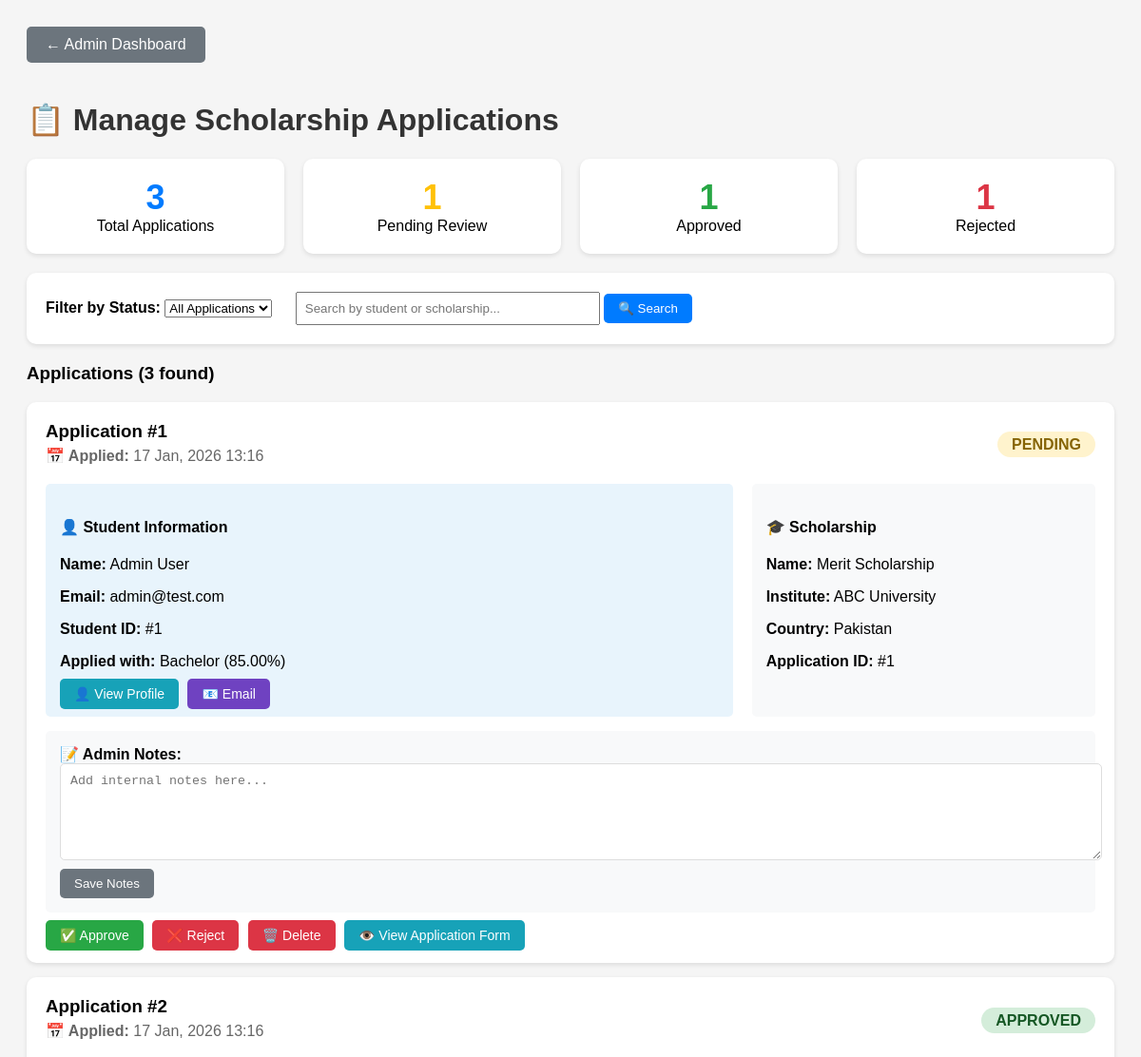
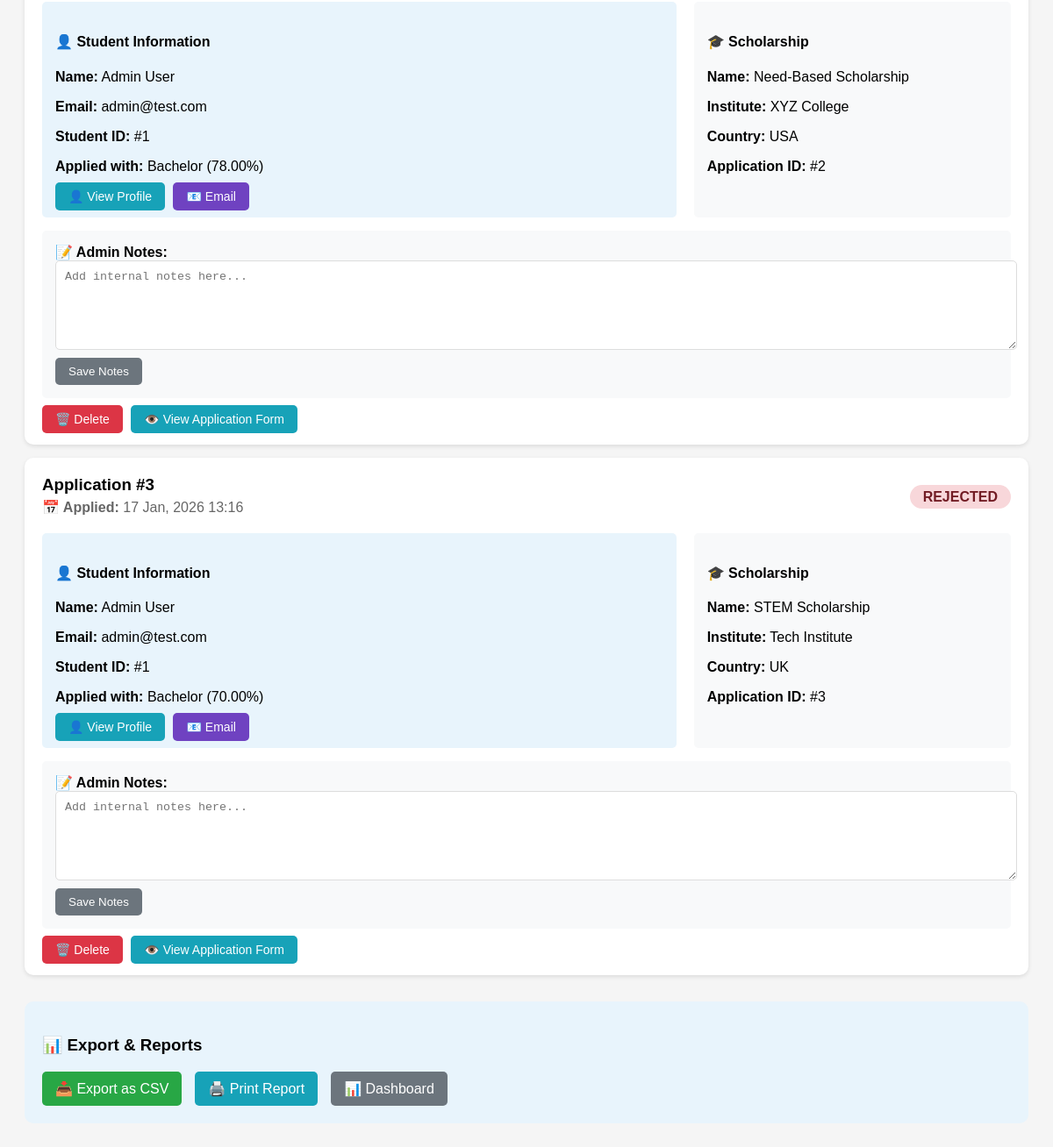
Page /view_applications.php on the committed database (2 pictures, top to bottom).
### tables this page shows
CREATE TABLE `applications` (
  `application_id` int(11) NOT NULL,
  `student_id` int(11) NOT NULL,
  `scholarship_id` int(11) NOT NULL,
  `application_date` timestamp NOT NULL DEFAULT current_timestamp(),
  `status` enum('pending','approved','rejected','under_review') DEFAULT 'pending',
  `applied_percentage` decimal(5,2) DEFAULT NULL,
  `applied_degree` varchar(50) DEFAULT NULL,
  `additional_info` text DEFAULT NULL,
  `admin_notes` text DEFAULT NULL
);

CREATE TABLE `users` (
  `user_id` int(11) NOT NULL,
  `name` varchar(100) NOT NULL,
  `email` varchar(100) NOT NULL,
  `cnic` varchar(20) DEFAULT NULL,
  `password` varchar(255) NOT NULL,
  `user_type` enum('admin','student','reviewer') DEFAULT 'student',
  `created_at` timestamp NOT NULL DEFAULT current_timestamp()
);

CREATE TABLE `scholarships` (
  `scholarship_id` int(11) NOT NULL,
  `name` varchar(200) NOT NULL,
  `institute` varchar(200) DEFAULT NULL,
  `country` varchar(100) DEFAULT NULL,
  `degree` varchar(50) DEFAULT NULL,
  `min_percentage` decimal(5,2) DEFAULT NULL,
  `benefits` text DEFAULT NULL,
  `deadline` date DEFAULT NULL,
  `description` text DEFAULT NULL,
  `created_at` timestamp NOT NULL DEFAULT current_timestamp()
);

### view_applications.php (the view, shortened to what this page needs)
<?php
include '../db.php';
$status_filter = $_GET['status'] ?? 'all';
$where = "1=1";
$search = $_GET['search'] ?? '';
$sql = "SELECT a.*, s.name as scholarship_name, s.institute, s.country,
               u.name as student_name, u.email as student_email, u.user_id as student_id
        FROM applications a
        JOIN scholarships s ON a.scholarship_id = s.scholarship_id
        JOIN users u ON a.student_id = u.user_id
        WHERE $where
        ORDER BY a.application_date DESC";
$result = mysqli_query($conn, $sql);
$total_applications = mysqli_num_rows($result);
$stats_sql = "SELECT
    COUNT(*) as total,
    SUM(CASE WHEN status = 'pending' THEN 1 ELSE 0 END) as pending,
    SUM(CASE WHEN status = 'approved' THEN 1 ELSE 0 END) as approved,
    SUM(CASE WHEN status = 'rejected' THEN 1 ELSE 0 END) as rejected
    FROM applications";
$stats_result = mysqli_query($conn, $stats_sql);
$stats = mysqli_fetch_assoc($stats_result);
?>
<!DOCTYPE html>
<html>
<head>
</head>
<body>
    <div class="container">
        <a href="dashboard.php" class="back-btn">← Admin Dashboard</a>
        <h1>📋 Manage Scholarship Applications</h1>
        <div class="stats">
            <div class="stat-box">
                <div class="stat-number" style="color: #007bff;"><?php echo $stats['total']; ?></div>
                <div>Total Applications</div>
            </div>
            <div class="stat-box">
                <div class="stat-number" style="color: #ffc107;"><?php echo $stats['pending']; ?></div>
                <div>Pending Review</div>
            </div>
            <div class="stat-box">
                <div class="stat-number" style="color: #28a745;"><?php echo $stats['approved']; ?></div>
                <div>Approved</div>
            </div>
            <div class="stat-box">
                <div class="stat-number" style="color: #dc3545;"><?php echo $stats['rejected']; ?></div>
                <div>Rejected</div>
            </div>
        </div>
        <div class="filter-bar">
            <form method="GET">
                <strong>Filter by Status:</strong>
                <select name="status" onchange="this.form.submit()">
                    <option value="all" <?php echo $status_filter == 'all' ? 'selected' : ''; ?>>All Applications</option>
                </select>
                <input type="text" name="search" placeholder="Search by student or scholarship..."
                       value="<?php echo htmlspecialchars($search); ?>" style="margin-left: 20px; padding: 8px; width: 300px;">
                <button type="submit" style="background: #007bff; color: white; padding: 8px 15px; border: none; border-radius: 5px;">🔍 Search</button>
            </form>
        </div>
        <?php if($total_applications > 0): ?>
            <h3>Applications (<?php echo $total_applications; ?> found)</h3>
            <?php while($app = mysqli_fetch_assoc($result)):
                $status_class = "status-" . $app['status'];
            ?>
            <div class="application-card" id="app-<?php echo $app['application_id']; ?>">
                <div class="application-header">
                    <div>
                        <h3 style="margin: 0;">Application #<?php echo $app['application_id']; ?></h3>
                        <p style="margin: 5px 0; color: #666;">
                            <strong>📅 Applied:</strong> <?php echo date('d M, Y H:i', strtotime($app['application_date'])); ?>
                        </p>
                    </div>
                    <div>
                        <span class="status-badge <?php echo $status_class; ?>">
                            <?php echo strtoupper($app['status']); ?>
                        </span>
                    </div>
                </div>
                <div class="application-details">
                    <div class="student-info">
                        <h4>👤 Student Information</h4>
                        <p><strong>Name:</strong> <?php echo htmlspecialchars($app['student_name']); ?></p>
                        <p><strong>Email:</strong> <?php echo htmlspecialchars($app['student_email']); ?></p>
                        <p><strong>Student ID:</strong> #<?php echo $app['student_id']; ?></p>
                        <p><strong>Applied with:</strong> <?php echo $app['applied_degree']; ?> (<?php echo $app['applied_percentage']; ?>%)</p>
                        <div style="margin-top: 10px;">
                            <a href="student_profile.php?id=<?php echo $app['student_id']; ?>" class="action-btn view-btn" target="_blank">👤 View Profile</a>
                            <a href="mailto:<?php echo $app['student_email']; ?>" class="action-btn" style="background: #6f42c1; color: white;">📧 Email</a>
                        </div>
                    </div>
                    <div class="scholarship-info">
                        <h4>🎓 Scholarship</h4>
                        <p><strong>Name:</strong> <?php echo htmlspecialchars($app['scholarship_name']); ?></p>
                        <p><strong>Institute:</strong> <?php echo htmlspecialchars($app['institute']); ?></p>
                        <p><strong>Country:</strong> <?php echo $app['country']; ?></p>
                        <p><strong>Application ID:</strong> #<?php echo $app['application_id']; ?></p>
                    </div>
                </div>
                <div class="notes-panel">
                    <form method="POST">
                        <strong>📝 Admin Notes:</strong>
                        <textarea name="admin_notes" placeholder="Add internal notes here..."><?php echo htmlspecialchars($app['admin_notes'] ?? ''); ?></textarea>
                        <button type="submit" name="save_notes" style="background: #6c757d; color: white; padding: 8px 15px; border: none; border-radius: 5px; margin-top: 5px;">Save Notes</button>
                    </form>
                </div>
                <div style="margin-top: 15px;">
                    <?php if($app['status'] == 'pending'): ?>
                        <a href="?action=approve&id=<?php echo $app['application_id']; ?>"
                           class="action-btn approve-btn"
                           onclick="return confirm('Approve this application?')">✅ Approve</a>
                        <a href="?action=reject&id=<?php echo $app['application_id']; ?>"
                           class="action-btn reject-btn"
                           onclick="return confirm('Reject this application?')">❌ Reject</a>
                    <?php endif; ?>
                    <a href="?action=delete&id=<?php echo $app['application_id']; ?>"
                       class="action-btn" style="background: #dc3545; color: white;"
                       onclick="return confirm('Delete this application permanently?')">🗑️ Delete</a>
                    <a href="../student/apply.php?scholarship_id=<?php echo $app['scholarship_id']; ?>"
                       class="action-btn view-btn" target="_blank">👁️ View Application Form</a>
                </div>
            </div>
            <?php endwhile; ?>
        <?php endif; ?>
        <div style="margin-top: 30px; background: #e8f4fc; padding: 20px; border-radius: 10px;">
            <h3>📊 Export & Reports</h3>
            <div style="display: flex; gap: 15px; margin-top: 10px;">
                <a href="export_applications.php?type=csv&status=<?php echo $status_filter; ?>"
                   style="background: #28a745; color: white; padding: 10px 15px; text-decoration: none; border-radius: 5px;">
                   📥 Export as CSV
                </a>
                <a href="#" onclick="window.print()"
                   style="background: #17a2b8; color: white; padding: 10px 15px; text-decoration: none; border-radius: 5px;">
                   🖨️ Print Report
                </a>
                <a href="dashboard.php"
                   style="background: #6c757d; color: white; padding: 10px 15px; text-decoration: none; border-radius: 5px;">
                   📊 Dashboard
                </a>
            </div>
        </div>
    </div>
</body>
</html>

### view_applications.php (style rules this page uses)
body { font-family: Arial; padding: 20px; background: #f5f5f5; }
.container { max-width: 1400px; margin: 0 auto; }
h1 { color: #333; }
.back-btn { background: #6c757d; color: white; padding: 10px 20px; text-decoration: none; border-radius: 5px; margin-bottom: 20px; display: inline-block; }
.stats { display: flex; gap: 20px; margin: 20px 0; }
.stat-box { flex: 1; background: white; padding: 20px; border-radius: 10px; text-align: center; box-shadow: 0 2px 5px rgba(0,0,0,0.1); }
.stat-number { font-size: 36px; font-weight: bold; }
.filter-bar { background: white; padding: 20px; border-radius: 10px; margin: 20px 0; box-shadow: 0 2px 5px rgba(0,0,0,0.1); }
.application-card { background: white; padding: 20px; border-radius: 10px; margin: 15px 0; box-shadow: 0 2px 5px rgba(0,0,0,0.1); }
.application-header { display: flex; justify-content: space-between; align-items: center; }
.status-badge { padding: 5px 15px; border-radius: 20px; font-weight: bold; }
.status-pending { background: #fff3cd; color: #856404; }
.status-approved { background: #d4edda; color: #155724; }
.status-rejected { background: #f8d7da; color: #721c24; }
.action-btn { padding: 8px 15px; text-decoration: none; border-radius: 5px; margin-right: 5px; font-size: 14px; }
.approve-btn { background: #28a745; color: white; }
.reject-btn { background: #dc3545; color: white; }
.view-btn { background: #17a2b8; color: white; }
.notes-panel { background: #f8f9fa; padding: 15px; border-radius: 5px; margin-top: 15px; }
.notes-panel textarea { width: 100%; padding: 10px; border: 1px solid #ddd; border-radius: 5px; height: 80px; }
.application-details { display: grid; grid-template-columns: 2fr 1fr; gap: 20px; margin-top: 15px; }
.student-info { background: #e8f4fc; padding: 15px; border-radius: 5px; }
.scholarship-info { background: #f8f9fa; padding: 15px; border-radius: 5px; }

### rows in the picture
applications: application_id "1", application_date "17 Jan, 2026 13:16", status "PENDING", student.name "Admin User", student.email "admin@test.com", student.user_id "1", applied_degree "Bachelor", applied_percentage "85.00", scholarship.name "Merit Scholarship", scholarship.institute "ABC University", scholarship.country "Pakistan"
applications: application_id "2", application_date "17 Jan, 2026 13:16", status "APPROVED", student.name "Admin User", student.email "admin@test.com", student.user_id "1", applied_degree "Bachelor", applied_percentage "78.00", scholarship.name "Need-Based Scholarship", scholarship.institute "XYZ College", scholarship.country "USA"
applications: application_id "3", application_date "17 Jan, 2026 13:16", status "REJECTED", student.name "Admin User", student.email "admin@test.com", student.user_id "1", applied_degree "Bachelor", applied_percentage "70.00", scholarship.name "STEM Scholarship", scholarship.institute "Tech Institute", scholarship.country "UK"

### other values in the picture
$stats['total'] "3"
$stats['pending'] "1"
$stats['approved'] "1"
$stats['rejected'] "1"
$total_applications "3"
